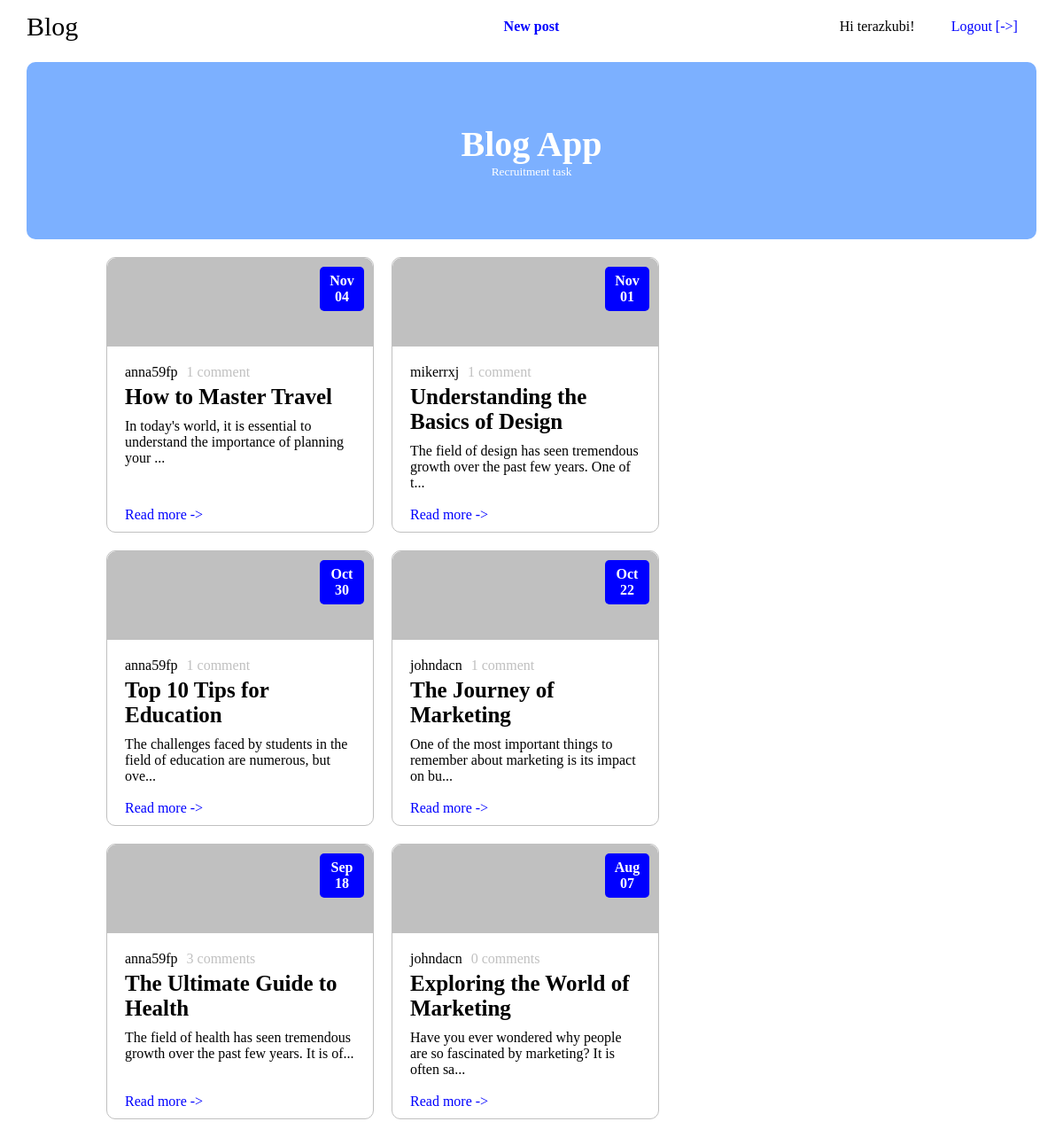
The app's page / (signed in) with its own data.
### blog/models.py (models this page shows, shortened)
class BlogPost(models.Model):
    author = models.ForeignKey(settings.AUTH_USER_MODEL, on_delete=models.CASCADE)
    title = models.CharField(max_length=200)
    content = models.TextField()
    created_at = models.DateTimeField(default=timezone.now)

### blog/views.py (the view)
# urls.py: path('', views.index, name="index"),
def index(request):
    posts = BlogPost.objects.annotate(comment_count=Count('comments')).order_by('-created_at')
    return render(request, 'blog/index.html', {'posts': posts})

### blog/templates/blog/index.html (shortened to what this page needs)
{% extends "base.html" %}
{% block content %}
    <div class="front-image-container">
        <div style="font-size: 40px; font-weight: bold;">Blog App</div>
        <small>Recruitment task</small>
    </div>
    {% if posts %}
        <div class="post-container">
            {% for post in posts %}
                <div class="post">
                    <div class="post-image_place_holder">
                        <div class="post-date">
                            <div>{{ post.created_at|date:"F"|slice:":3" }}</div>
                            <div>{{ post.created_at|date:"d" }}</div>
                        </div>
                    </div>
                    <div class="post-data">
                        <div class="post-data-author">
                            <div>{{ post.author.username }}</div>
                            <div>{{ post.comment_count }} {{ post.comment_count|pluralize:"comment,comments" }}</div>
                        </div>
                        <div class="post-data-title">
                            <div>{{ post.title }}</div>
                        </div>
                        <div class="post-data-content">
                            {{ post.content|slice:":80" }}...
                        </div>
                    </div>
                    <div class="post-data-readmore">
                        <a href="/post/{{ post.id }}">Read more -></a>
                    </div>
                </div>
            {% endfor %}
        </div>
    {% else %}
        <p>No blog posts available.</p>
    {% endif %}
{% endblock %}

### templates/base.html (shortened to what this page needs)
<!doctype html>
<html lang="en">
    <head>
        {% load static %}
        <link rel="stylesheet" href="{% static 'blog/css/navbar.css' %}">
        <link rel="stylesheet" href="{% static 'blog/css/post_list.css' %}">
        <link rel="stylesheet" href="{% static 'blog/css/post_details.css' %}">
    </head>
    <body>
        <nav>
            <div class="nav_bar_container">
                <div class="divider">
                    <div><a href="/">Blog</a></div>
                </div>
                <div class="divider">
                    {% if user.is_authenticated %}
                    <a href="/create_post">New post</a>
                    {% endif %}
                </div>
                <div class="divider">
                    {% if user.is_authenticated %}
                        <div>Hi {{ user }}!</div>
                        <a href="/logout">Logout [->]</a>
                    {% else %}
                        <div><a href="/login">Login</a></div>
                        <div><a href="/register">Register</a></div>
                    {% endif %}
                </div>
            </div>
        </nav>
        <main>
            {% block content %} {% endblock %}
        </main>
    </body>
</html>

### blog/static/blog/css/navbar.css (style rules this page uses)
body { background-color: white; margin: 0px; padding: 0px; }
.nav_bar_container { width: 95%; height: 60px; display: flex; flex-direction: row; margin-right: auto; margin-left: auto; }
.divider { width: 33.33%; height: 100%; display: flex; align-items: center; }
.divider:nth-child(1) { font-size: 30px; }
.divider:nth-child(1) a { text-decoration: none; color: black; }
.divider:nth-child(2) { justify-content: center; }
.divider:nth-child(2) a { padding: 5px 20px; border: 1px solid white; border-radius: 5px; text-decoration: none; color: blue; font-weight: bold; }
.divider:nth-child(3) { justify-content: flex-end; }
.divider:nth-child(3) div { margin-right: 20px; }
.divider:nth-child(3) a { padding: 5px 20px; border: 1px solid white; border-radius: 5px; text-decoration: none; color: blue; }
.front-image-container { width: 95%; height: 200px; margin-right: auto; margin-left: auto; background-color: rgb(124, 176, 255); margin-top: 10px; margin-bottom: 10px; border-radius: 10px; color: white; display: flex; flex-direction: column; justify-content: center; align-items: center; }

### blog/static/blog/css/post_list.css (style rules this page uses)
.post-container { width: 80%; display: flex; flex-direction: row; flex-wrap: wrap; margin-left: auto; margin-right: auto; margin-top: 20px; }
.post { width: 300px; margin-right: 20px; margin-bottom: 20px; border-radius: 10px; border: 1px solid silver; position: relative; }
.post-data { padding: 20px 20px 0 20px; }
.post-image_place_holder { height: 100px; width: 100%; border-top-left-radius: 10px; border-top-right-radius: 10px; background-color: silver; position: relative; }
.post-date { width: 50px; height: 50px; background-color: blue; color: white; font-weight: bold; border-radius: 5px; display: flex; flex-direction: column; justify-content: center; align-items: center; position: absolute; right: 10px; top: 10px; }
.post-data-author { display: flex; flex-direction: row; }
.post-data-author div { margin-right: 10px; }
.post-data-author div:nth-child(2) { color: silver; }
.post-data-title { word-wrap: break-word; font-size: 25px; font-weight: bold; margin-top: 5px; }
.post-data-content { word-wrap: break-word; padding-bottom: 30px; margin-top: 10px; }
.post-data-readmore { margin-top: 10px; position: absolute; bottom: 10px; left: 20px; }
.post-data-readmore a { text-decoration: none; color: blue; }

### records on screen
BlogPost: created_at "Nov", created_at "04", author.username "anna59fp", comment_count "1", title "How to Master Travel", content "In today's world, it is essential to understand the importance of planning your"
BlogPost: created_at "Nov", created_at "01", author.username "mikerrxj", comment_count "1", title "Understanding the Basics of Design", content "The field of design has seen tremendous growth over the past few years. One of t"
BlogPost: created_at "Oct", created_at "30", author.username "anna59fp", comment_count "1", title "Top 10 Tips for Education", content "The challenges faced by students in the field of education are numerous, but ove"
BlogPost: created_at "Oct", created_at "22", author.username "johndacn", comment_count "1", title "The Journey of Marketing", content "One of the most important things to remember about marketing is its impact on bu"
BlogPost: created_at "Sep", created_at "18", author.username "anna59fp", comment_count "3", title "The Ultimate Guide to Health", content "The field of health has seen tremendous growth over the past few years. It is of"
BlogPost: created_at "Aug", created_at "07", author.username "johndacn", comment_count "0", title "Exploring the World of Marketing", content "Have you ever wondered why people are so fascinated by marketing? It is often sa"

### other values on screen
{{ user }} "terazkubi"
